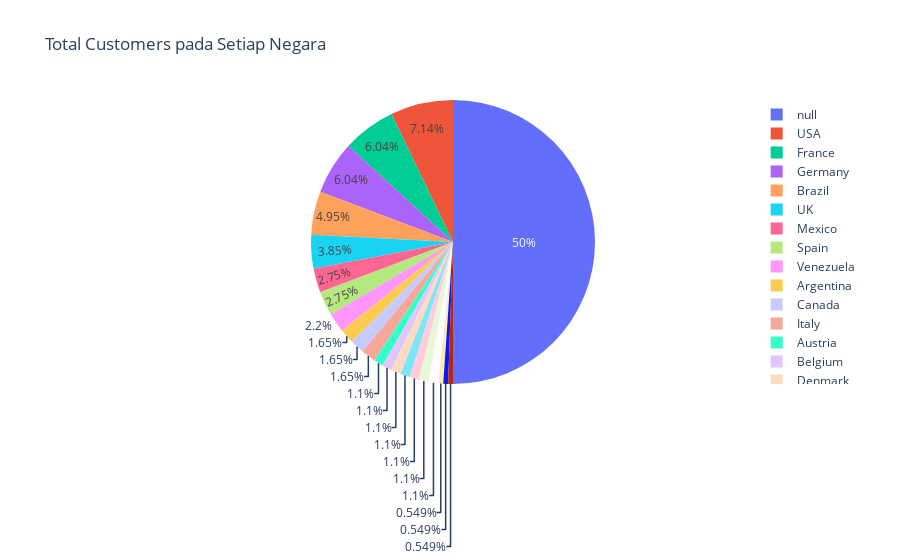

This figure's notebook cell:
### Code cell
import plotly.express as px
fig = px.pie(df3, values="TotalCustomer", names="Country",
      title='Total Customers pada Setiap Negara')
fig.show()

### Figure 1 — Plotly figure (JSON) as saved in the notebook; plotly's stock layout.template omitted (floating-point values rounded to 4 significant figures)
{"data": [{"domain": {"x": [0, 1], "y": [0, 1]}, "hovertemplate": "Country=%{label}<br>TotalCustomer=%{value}<extra></extra>", "labels": ["Argentina", "Austria", "Belgium", "Brazil", "Canada", "Denmark", "Finland", "France", "Germany", "Ireland", "Italy", "Mexico", "Norway", "Poland", "Portugal", "Spain", "Sweden", "Switzerland", "UK", "USA", "Venezuela", null], "legendgroup": "", "name": "", "showlegend": true, "type": "pie", "values": [3, 2, 2, 9, 3, 2, 2, 11, 11, 1, 3, 5, 1, 1, 2, 5, 2, 2, 7, 13, 4, 91]}], "layout": {"autosize": true, "legend": {"tracegroupgap": 0}, "title": {"text": "Total Customers pada Setiap Negara"}}}
